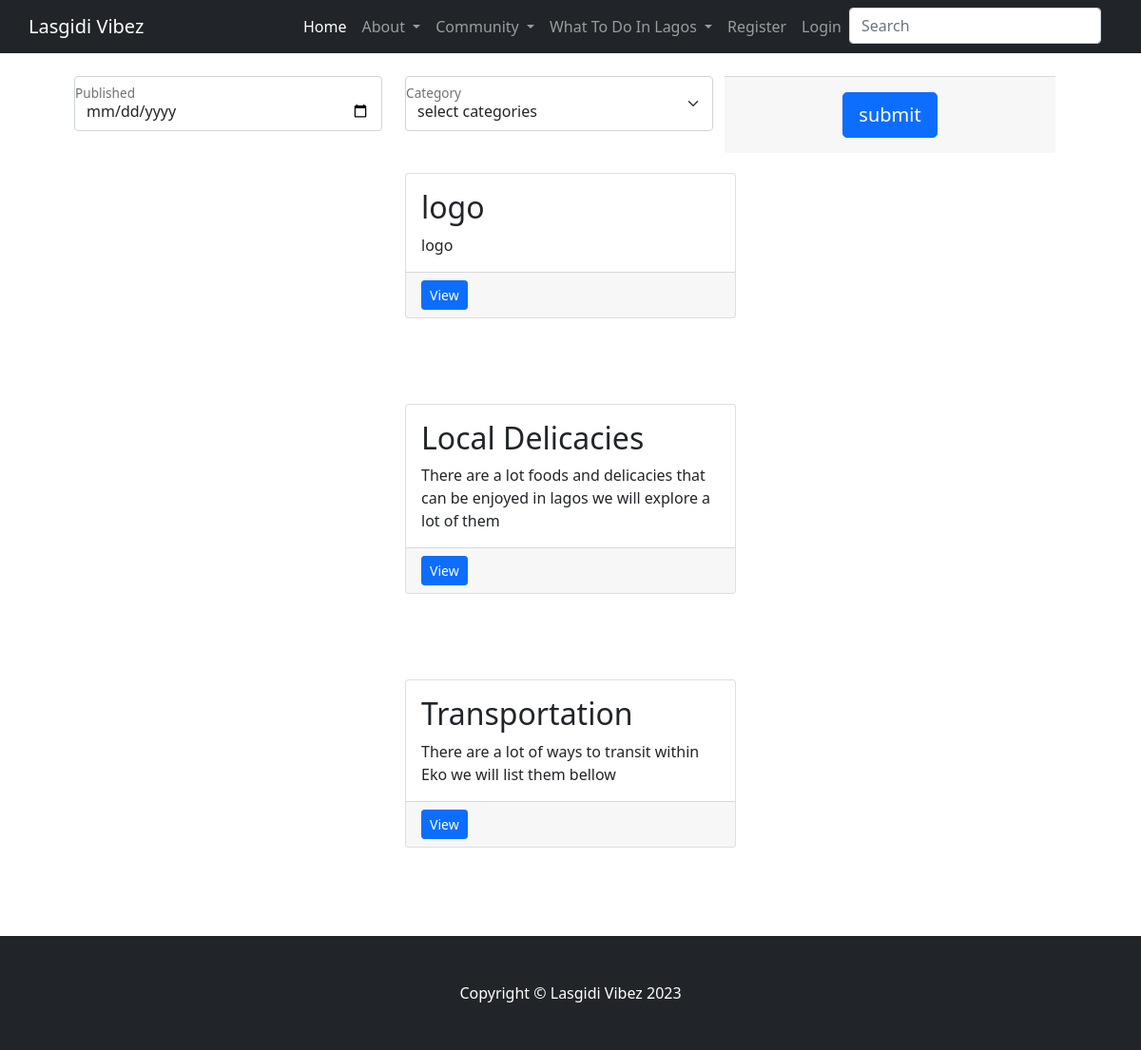
/allStories.php, run on the app's committed database.
### tables this page shows
CREATE TABLE `posts` (
  `id` int NOT NULL AUTO_INCREMENT,
  `title` varchar(60) NOT NULL,
  `story` varchar(255) NOT NULL,
  `category` varchar(45) DEFAULT NULL,
  `image` varchar(45) DEFAULT NULL,
  `writer` varchar(115) NOT NULL,
  `writer_id` int DEFAULT NULL,
  `rate` float DEFAULT NULL,
  `viewed` int DEFAULT NULL,
  `created` timestamp NULL DEFAULT CURRENT_TIMESTAMP,
  `publish` varchar(45) DEFAULT NULL,
  PRIMARY KEY (`id`)
);

### allStories.php (the view, shortened to what this page needs)
<!DOCTYPE html>
<html lang="en">
<head>
    <link href="css/styles.css" rel="stylesheet" />
</head>
<body class="bg_image">
    <nav class="navbar navbar-expand-lg navbar-dark bg-dark">
        <div class="container nav justify-content-center">
            <a class="navbar-brand" href="#!">Lasgidi Vibez</a>
            <div class="collapse navbar-collapse " id="navbarSupportedContent">
                <ul class="navbar-nav ms-auto mb--20 mb-lg-0 ">
                    <?php
                    try {
                        $fullname = isset($_SESSION['fullname']) ? $_SESSION['fullname'] : null;
                        if ($fullname) {
                            echo '<li class="nav-item"><a class="nav-link active" aria-current="page" href="index.php">Home</a></li>
                        <li class="nav-item dropdown">
                            <a class="nav-link dropdown-toggle" href="#" role="button" data-bs-toggle="dropdown" aria-expanded="false">
                                About
                            </a>
                            <ul class="dropdown-menu">
                                <li><a class="dropdown-item" href="#">Terms & Conditions</a></li>
                                <li><a class="dropdown-item" href="#">Privacy Policy</a></li>
                            </ul>
                        </li>
                        <li class="nav-item dropdown">
                            <a class="nav-link dropdown-toggle" href="#" role="button" data-bs-toggle="dropdown" aria-expanded="false">
                                Community
                            </a>
                            <ul class="dropdown-menu">
                                <li><a class="dropdown-item" href="category.php?category=tourist">Find a Tourist Site</a></li>
                                <li><a class="dropdown-item" href="category.php?category=reading">Free Reading Club</a></li>
                            </ul>
                        </li>
                        <li class="nav-item dropdown">
                            <a class="nav-link dropdown-toggle" href="#" role="button" data-bs-toggle="dropdown" aria-expanded="false">
                                What To Do In Lagos
                            </a>
                            <ul class="dropdown-menu">
                                <li><a class="dropdown-item" href="category.php?category=the_lagos_experience">My Lagos Experience</a></li>
                                <li><a class="dropdown-item" href="category.php?category=eko_ile">Eko Ile</a></li>
                                <li><a class="dropdown-item" href="category.php?category=culture">Culture</a></li>
                                <li>
                                    <hr class="dropdown-divider">
                                </li>
                                <li><a class="dropdown-item" href="category.php?category=events">Events this weekend</a></li>
                            </ul>
                             <form class="d-flex" role="search">
                        <input class="form-control me-2" type="search" placeholder="Search" aria-label="Search">
                        <button class="btn btn-outline-success" type="submit">Search</button>
                         </form>
                        </li>';
                            echo '<li class="nav-item"><a class="nav-link" href="index.php">Dashboard</a></li>';
                            echo '<li class="nav-item"><a class="nav-link" href="logout.php">Logout</a></li>';
                        } else {
                            echo '<li class="nav-item"><a class="nav-link active" aria-current="page" href="index.php">Home</a></li>
                        <li class="nav-item dropdown">
                            <a class="nav-link dropdown-toggle" href="#" role="button" data-bs-toggle="dropdown" aria-expanded="false">
                                About
                            </a>
                            <ul class="dropdown-menu">
                                <li><a class="dropdown-item" href="#">Terms & Conditions</a></li>
                                <li><a class="dropdown-item" href="#">Privacy Policy</a></li>
                            </ul>
                        </li>
                        <li class="nav-item dropdown">
                            <a class="nav-link dropdown-toggle" href="#" role="button" data-bs-toggle="dropdown" aria-expanded="false">
                                Community
                            </a>
                            <ul class="dropdown-menu">
                                <li><a class="dropdown-item" href="category.php?category=tourist">Find a Tourist Site</a></li>
                                <li><a class="dropdown-item" href="category.php?category=reading">Free Reading Club</a></li>
                            </ul>
                        </li>
                        <li class="nav-item dropdown">
                            <a class="nav-link dropdown-toggle" href="#" role="button" data-bs-toggle="dropdown" aria-expanded="false">
                                What To Do In Lagos
                            </a>
                            <ul class="dropdown-menu">
                                <li><a class="dropdown-item" href="category.php?category=the_lagos_experience">My Lagos Experience</a></li>
                                <li><a class="dropdown-item" href="category.php?category=eko_ile">Eko Ile</a></li>
                                <li><a class="dropdown-item" href="category.php?category=culture">Culture</a></li>
                                <li>
                                    <hr class="dropdown-divider">
                                </li>
                                <li><a class="dropdown-item" href="category.php?category=events">Events this weekend</a></li>
                            </ul>
                        </form>
                        </li>';
                            echo '<li class="nav-item"><a class="nav-link " aria-current="page" href="./admin/register.php">Register</a></li>';
                            echo '<li class="nav-item"><a class="nav-link " aria-current="page" href="./admin/login.php">Login</a></li>';
                            echo ' <form action="allStories.php" class="d-flex" role="search"> <li> <input class="form-control me-2" type="search" placeholder="Search" aria-label="Search"></li>';
                        }
                    } catch (\Throwable $th) {
                    }
                    ?>
                </ul>
            </div>
        </div>
    </nav>
    <div class="container p-4  px-lg-5 h-100  justify-content-around align-content-center">
        <form action="<?php echo htmlspecialchars($_SERVER["PHP_SELF"]) ?>" method="POST" enctype="multipart/form-data">
            <div class="row col-md-12">
                <div class="form-floating mb-3 col-md-4">
                    <input class="form-control" id="inputTitle" name="publish" type="date" placeholder="name@example.com" />
                    <label for="inputTitle">Published </label>
                </div>
                <div class="form-floating mb-3  col-md-4">
                    <select class="form-select" name="category" aria-label="Default select example">
                        <option selected>select categories</option>
                    </select>
                    <label for="inputPassword">Category</label>
                </div>
                <div class="card-footer text-center py-3  col-md-4">
                    <input type="submit" value="submit" name="submit" class="btn btn-primary btn-lg" />
                </div>
            </div>
        </form>
        <div class="col-md-12 d-flex flex-column justify-content-around align-items-center vh-100 w-100">
            <?php
            $servername = "localhost";
            $dbname = 'lasgidi';
            $username = "root";
            $password = "Bumshaha@gidi";
            $mysqli = new mysqli($servername, $username, $password, $dbname);
            if ($_SERVER["REQUEST_METHOD"] == "POST") {
                $category = $_POST['category'];
                $publish = empty($_POST['publish']) ? 'null' : "'" . $_POST['publish'] . "'";
                if (
                    empty($category) && empty($publish)
                ) {
                    echo "select at least one filter";
                } else {
                    $stmt = "select * from posts where category='$category' or date(publish) =$publish";
                    $result = $mysqli->query($stmt);
                    $data = [];
                    if ($result) {
                        $data = $result->fetch_all(MYSQLI_ASSOC);
                        $result->free_result();
                        $mysqli->close();
                        $jdata = json_encode($data);
                    }
                }
            } else {
                $stmt = "select id,story,title,publish,image,rate,viewed,created from posts ";
                $result = $mysqli->query($stmt);
                $data = $result->fetch_all(MYSQLI_ASSOC);
            }
            foreach ($data as $row) {
            ?>
                <div class='col-md-4 mb-5'>
                    <div class='card h-100'>
                        <div class='card-body'>
                            <h2 class='card-title'><?= $row['title'] ?></h2>
                            <p class='card-text'><?= $row['story'] ?></p>
                        </div>
                        <div class='card-footer'><a class='btn btn-primary btn-sm' href="viewStory.php?id=<?= $row['id'] ?>">View</a></div>
                    </div>
                </div>
            <?php } ?>
        </div>
    </div>
    <footer class="py-5 bg-dark">
        <div class="container px-4 px-lg-5">
            <p class="m-0 text-center text-white">Copyright &copy; Lasgidi Vibez 2023</p>
        </div>
    </footer>
</body>
</html>

### data on the page
posts: title "logo", story "logo"
posts: title "Local Delicacies", story "There are a lot foods and delicacies that can be enjoyed in lagos we will explore a lot of them"
posts: title "Transportation", story "There are a lot of ways to transit within Eko we will list them bellow"
